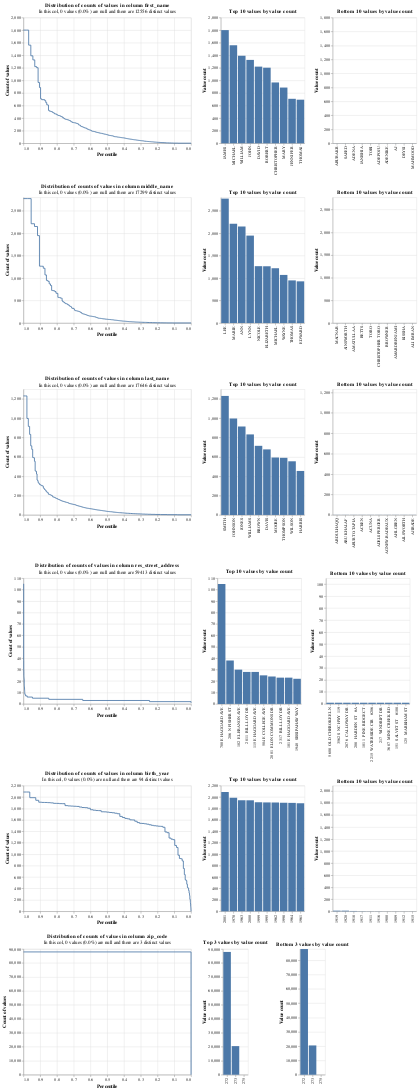

This figure's notebook cell:
### Code cell
linker_clean.missingness_chart()
linker_clean.profile_columns(["first_name", "middle_name", "last_name", "res_street_address", "birth_year", "zip_code"])
